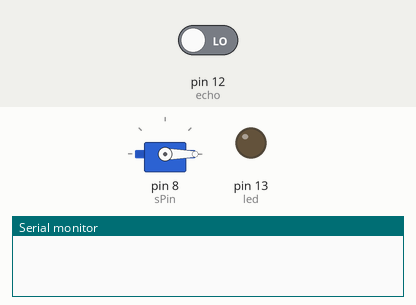
Bench run of a sketch on a simulated Arduino Uno, built with avr-gcc and run on an emulated ATmega328P. Parts: servo, output pins drawn as LEDs (lit = HIGH), the last lines printed to the serial monitor. The test bench sets the inputs (shaded band); at power-on: pin 12 (echo) LOW. Pins used as bus, display or sensor lines are not drawn.

Above: at 0.05 s.
At 6.15 s:
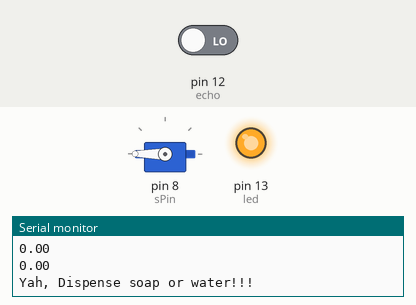
Timing chart, 0 to 9.4 s (numbered marks = the images above):
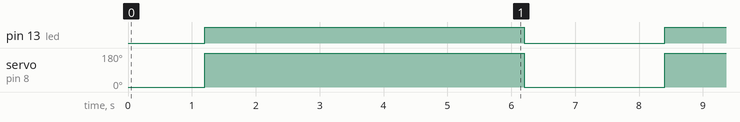

The sketch:

serve_bucket.ino
```cpp
#include <Servo.h>;
int led = 13;
int trig = 11;
int echo = 12;
int sPin = 8;
long duration;
float ft, cm;
Servo servoC;
void setup() {
  Serial.begin (9600);
  pinMode (led, OUTPUT);
  pinMode (trig, OUTPUT);
  pinMode (echo, INPUT);
  servoC.attach (sPin);

  servoC.write (0);
  delayMicroseconds (10);
}

void loop() {
  digitalWrite (trig, LOW);
  delay (100);
  digitalWrite (trig, HIGH);
  delay (100);
  digitalWrite (trig, LOW);

  duration = pulseIn (echo, HIGH);

  cm = (duration/2)/29.1;
  ft = cm/30.48;
  Serial.println (cm);
  Serial.println (ft);
  if (ft <= 0.30 ){
      Serial.println ("Yah, Dispense soap or water!!!");
      digitalWrite (led, HIGH);
      servoC.write (180);
      delay (5000);
      servoC.write(0);
      digitalWrite (led, LOW);
    }
    else{
      Serial.println ("Not in range!!!");
    }
  delay (1000);

}
```

Measured:
- by itself, pin 13 (led): alternates HIGH for 5.0 s and LOW for 2.2 s
- by itself, servo on pin 8 (sPin): alternates 180° for 5.0 s and 0° for 2.2 s
